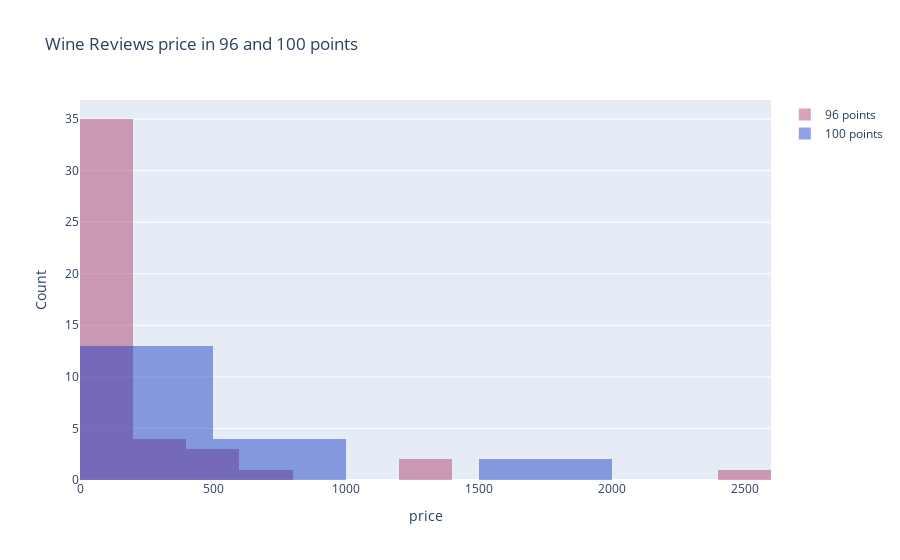

Notebook code cell kept with this figure:
### Code cell
#plotly histograms plot

df96 = winemag130_data[winemag130_data.points == 96].iloc[:50,:]
df100 = winemag130_data[winemag130_data.points == 100].iloc[:50,:]

import plotly.graph_objs as go

trace1 = go.Histogram(
    x=df96.price,
    opacity=0.75,
    name = "96 points",
    marker=dict(color='rgba(171, 50, 96, 0.6)'))
trace2 = go.Histogram(
    x=df100.price,
    opacity=0.75,
    name = "100 points",
    marker=dict(color='rgba(12, 50, 196, 0.6)'))

data = [trace1, trace2]
layout = go.Layout(barmode='overlay',
                   title=' Wine Reviews price in 96 and 100 points',
                   xaxis=dict(title='price'),
                   yaxis=dict( title='Count'),
)
fig = go.Figure(data=data, layout=layout)
iplot(fig)

### Figure 1 — Plotly figure (JSON) as saved in the notebook; plotly's stock layout.template omitted (floating-point values rounded to 4 significant figures)
{"data": [{"marker": {"color": "rgba(171, 50, 96, 0.6)"}, "name": "96 points", "opacity": 0.75, "type": "histogram", "x": [320, 68, 630, 365, 68, 280, 200, 75, 1200, null, 195, 125, 1300, 400, 78, 75, null, 170, 70, 115, 90, 115, 58, 69, 88, 146, 475, 73, null, 155, null, 132, 160, 52, 78, 60, 29, 60, 45, 42, 100, 120, 85, 110, 145, 95, 130, 400, 2500, 75]}, {"marker": {"color": "rgba(12, 50, 196, 0.6)"}, "name": "100 points", "opacity": 0.75, "type": "histogram", "x": [350, 210, 259, 460, 450, 550, 200, 150, 250, 617, 1500, 270, 1500, 359, 80, 650, 450, 848, 80]}], "layout": {"barmode": "overlay", "title": {"text": " Wine Reviews price in 96 and 100 points"}, "xaxis": {"title": {"text": "price"}}, "yaxis": {"title": {"text": "Count"}}}}
